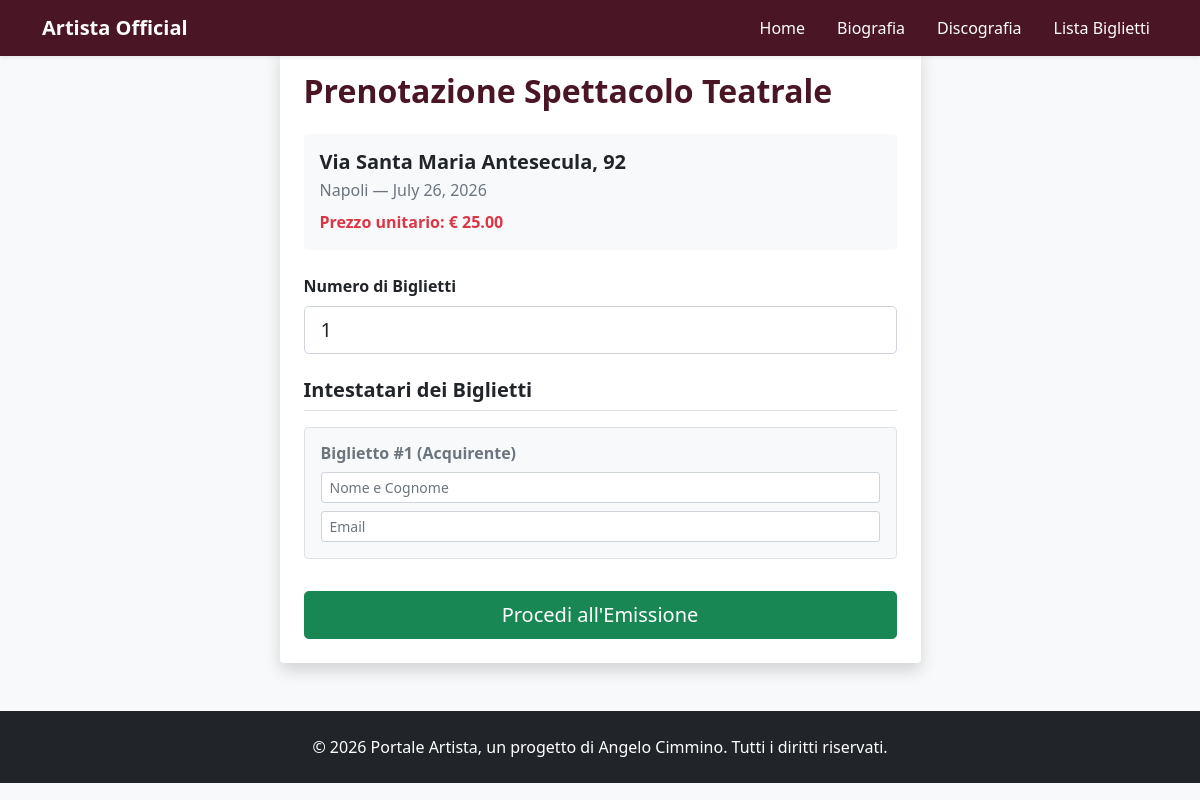
/concerto/4/riepilogo/, run on the app's committed database.
### tributo/models.py (models this page shows, shortened)
class Concerto(models.Model):
    luogo = models.CharField(max_length=200)
    citta = models.CharField(max_length=100)
    data = models.DateField()
    locandina = models.ImageField(upload_to='locandine/', blank=True, null=True)
    prezzo = models.DecimalField(max_digits=6, decimal_places=2, default=25.00)

### tributo/views.py (the view, shortened to what this page needs)
# urls.py: path('concerto/<int:concerto_id>/riepilogo/', views.concerto_riepilogo, name='concerto_riepilogo'),
def concerto_riepilogo(request, concerto_id):
    concerto = get_object_or_404(Concerto, id=concerto_id)
    return render(request, 'tributo/concerto_riepilogo.html', {'concerto': concerto})

### tributo/templates/tributo/concerto_riepilogo.html (shortened to what this page needs)
{% extends 'tributo/base.html' %}
{% block content %}
<div class="container my-5">
    <div class="row">
        <div class="col-md-7 mx-auto">
            <div class="card shadow p-4 border-0">
                <h2 class="fw-bold mb-4" style="color: #4a1525;">Prenotazione Spettacolo Teatrale</h2>
                <div class="bg-light p-3 rounded mb-4">
                    <h5 class="fw-bold mb-1">{{ concerto.luogo }}</h5>
                    <p class="text-muted mb-0">{{ concerto.citta }} — {{ concerto.data }}</p>
                    <div class="fw-bold mt-2 text-danger">Prezzo unitario: € {{ concerto.prezzo }}</div>
                </div>
                    <form action="{% url 'concerto_riepilogo' concerto.id %}" method="POST">
                    <div class="mb-4">
                        <label class="form-label fw-bold">Numero di Biglietti</label>
                        <input type="number" id="id_quantita" name="quantita" class="form-control form-control-lg" value="1" min="1" max="5" required>
                    </div>
                    <h5 class="fw-bold mb-3 border-bottom pb-2">Intestatari dei Biglietti</h5>
                    <div id="contenitore-biglietti">
                        <div class="bg-light p-3 rounded mb-3 border">
                            <h6 class="fw-bold text-secondary">Biglietto #1 (Acquirente)</h6>
                            <div class="mb-2">
                                <input type="text" name="nomi_biglietti" class="form-control form-control-sm" placeholder="Nome e Cognome" required>
                            </div>
                            <div>
                                <input type="email" name="email_biglietti" class="form-control form-control-sm" placeholder="Email" required>
                            </div>
                        </div>
                    </div>
                    <button type="submit" class="btn btn-success w-100 btn-lg mt-3">Procedi all'Emissione</button>
                </form>
            </div>
        </div>
    </div>
</div>
{% endblock %}

### tributo/templates/tributo/base.html (style rules this page uses)
body { background-color: #f8f9fa; color: #212529; }

### data on the page
Concerto: luogo "Via Santa Maria Antesecula, 92", citta "Napoli", data "July 26, 2026", prezzo "25.00"
